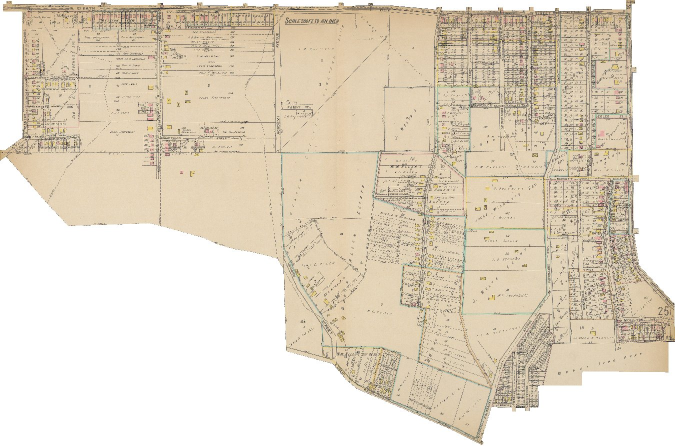
#> input picture data/sanborn/cufp/25/png_s8.jpg, 1350 x 891 px, given in place of 44_finder.png, which was not available (shown at 1/2 size)
$ python bench_finder_mask.py ../../../../../../data/sanborn/cufp/25/png_s8.jpg
#> lines starting #> are read from the running program, lines starting #| are printed output that depends on the picture; after the words box and inside, x2 and y2 are one past the last pixel; in counts of white or black regions, pixels touching at a corner belong together
"""verify (25 Nov 2026): the plate-44 outline bench with a text mask that uses NO truth: the finder's text (codes 2, 3, 4 of
finder/out/44_finder.png). The effect agent's line masks on 44 (Sref, I2, I2p, B2, B2L) all come from bin 8 of a sorting
made with Ben's street map (and, for Sref/I2, his rail), so their 'Ben lines lost' numbers may be optimistic.
Same harness as effect/code/run_bench_text.py (bench44.py --grids with effect/code/outlines_text.py, CPU), but every write
goes to verify/bench/. Read-only on the repo and on the other agents' folders.

    cd data/sanborn; python -B bench_2026-11-25/text/verify/scripts/bench_finder_mask.py CHAIN MODE [CHAIN MODE ...]
"""
import os, sys, glob, shutil, subprocess, time
import numpy as np, cv2
SP = 'C:/Users/peckb/Documents/_Personal/_Cincinnati Rail/3D/data/sanborn/'
TOOLS = 'C:/Users/peckb/Documents/_Personal/_Cincinnati Rail/3D/tools/sanborn/unet/'
V = SP + 'bench_2026-11-25/text/verify/'; E = SP + 'bench_2026-11-25/text/effect/'; BR = SP + 'bench_2026-11-25/diag/swap/runs_baseline44/'
MAPS = {'base': SP + 'bench44_maps'}; PAIR = {'base': BR + 'base__{grid}/bench44.json'}
for s in ('V1S1', 'V1S2', 'V2S1', 'V2S2'): MAPS[s] = SP + f'train_v2_runs/eval/{s}/maps44'; PAIR[s] = SP + f'train_v2_runs/eval/{s}/runs44/v2__{{grid}}/bench44.json'
os.makedirs(V + 'masks', exist_ok=True); os.makedirs(V + 'bench', exist_ok=True)
mf = V + 'masks/44_map_F.png'
if not os.path.exists(mf):
    c = cv2.imread(SP + 'bench_2026-11-25/text/finder/out/44_finder.png', 0); cv2.imwrite(mf, np.isin(c, (2, 3, 4)).astype(np.uint8) * 255)
#> after `c = cv2.imread(SP + 'bench_2026-11-25/text/finder/out/44_finder.png', `:
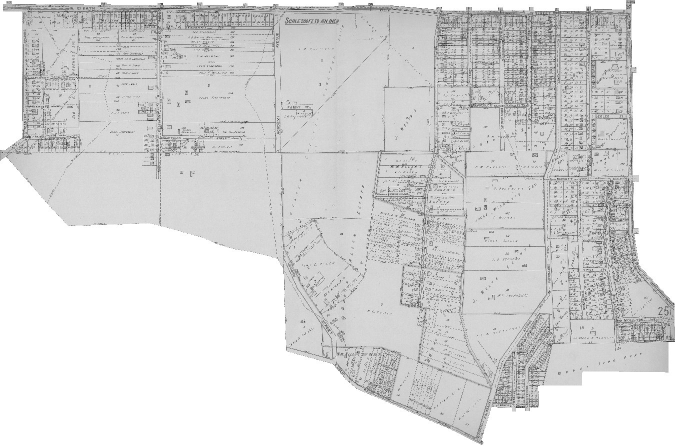
#> c: shape (891, 1350) (shown at 1/2 size); min 0, max 255, mean 216.5
#> after `c = cv2.imread(SP + 'bench_2026-11-25/text/finder/out/44_finder.png', `:
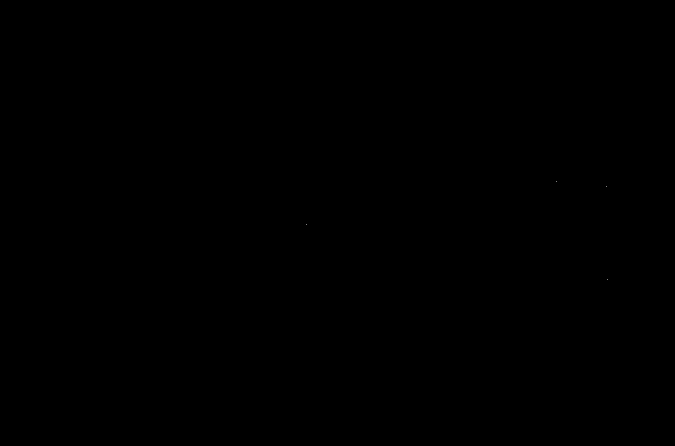
#> saved as 44_map_F.png: shape (891, 1350) (shown at 1/2 size); 0% white in thin lines or dots, all inside (x1, y1, x2, y2) = (612, 363, 1215, 559)
log = open(V + 'bench/run_bench.log', 'a', encoding='utf8')
def say(*a):
    s = time.strftime('%H:%M:%S ') + ' '.join(map(str, a)); print(s, flush=True); log.write(s + '\n'); log.flush()
args = sys.argv[1:]
for k in range(0, len(args), 2):
#> (the run stopped early here; a loop or call above may not have finished)

$ run again, on data/sanborn/cufp/43/png_s8.jpg
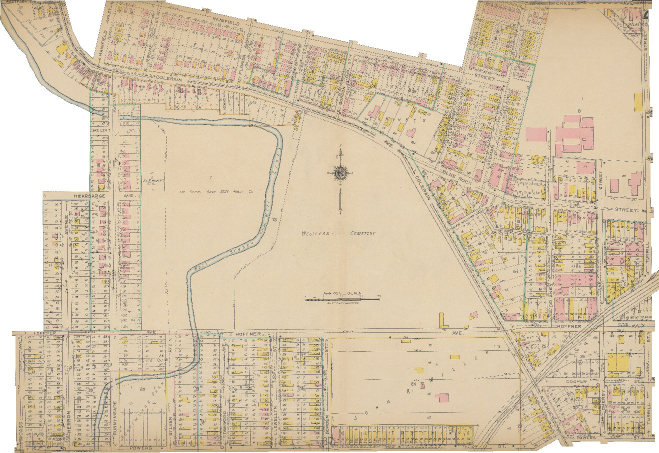
#> input picture data/sanborn/cufp/43/png_s8.jpg, 1318 x 906 px, given in place of 44_finder.png, which was not available (shown at 1/2 size)
#> `c = cv2.imread(SP + 'bench_2026-11-25/text/finder/out/44_finder.png', `:
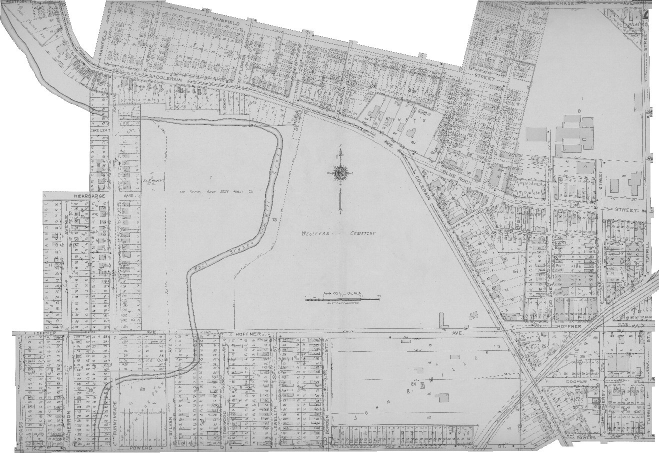
#> c: shape (906, 1318) (shown at 1/2 size); min 26, max 255, mean 200.9

$ run again, on data/sanborn/cufp/44/png_s8.jpg
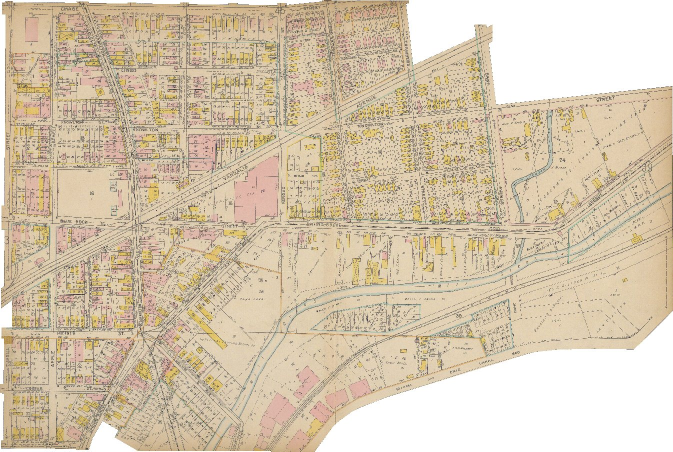
#> input picture data/sanborn/cufp/44/png_s8.jpg, 1346 x 903 px, given in place of 44_finder.png, which was not available (shown at 1/2 size)
#> `c = cv2.imread(SP + 'bench_2026-11-25/text/finder/out/44_finder.png', `:
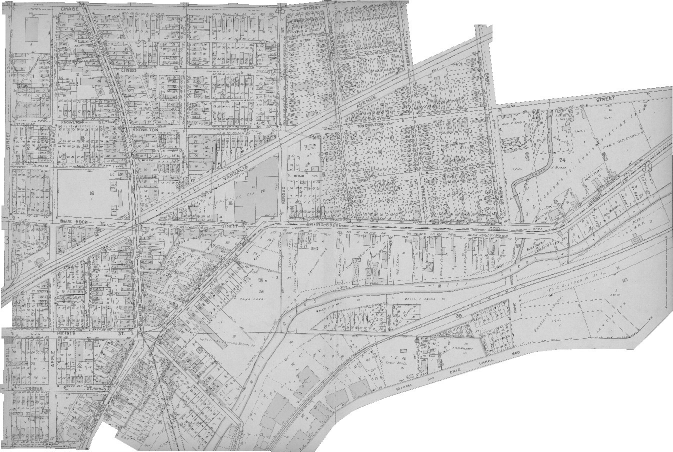
#> c: shape (903, 1346) (shown at 1/2 size); min 27, max 255, mean 200.2
